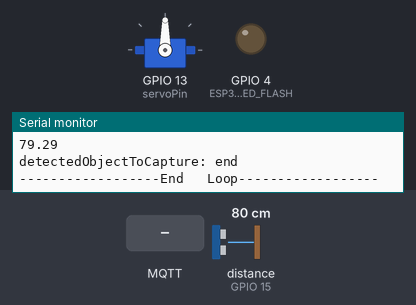
Simulated run of this program. Board: ESP32. Parts: servo, output pins drawn as LEDs (lit = HIGH), the last lines printed to the serial monitor. Wiring (inferred from the names in the program): ultrasonic range finder: trigger GPIO 14; echo GPIO 15. The inputs (shaded band) are chosen by the test bench; at power-on: distance to the obstacle (sensor on GPIO 15) 80 cm. The echo pulse lasts 58.3 µs per cm; WiFi joins after 1.5 s; servers stay silent unless stated; no MQTT or app messages arrive unless stated; the camera gives no picture; pins used as bus, display or sensor lines are not drawn.

Above: at 3.0 s.
3.1 s: distance to the obstacle (sensor on GPIO 15) set to 56 cm
5.0 s: distance to the obstacle (sensor on GPIO 15) set to 47 cm
At 5.91 s:
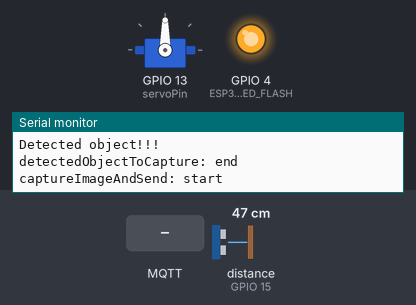
9.4 s: MQTT message "1" arrives on the first subscribed topic
At 12.0 s:
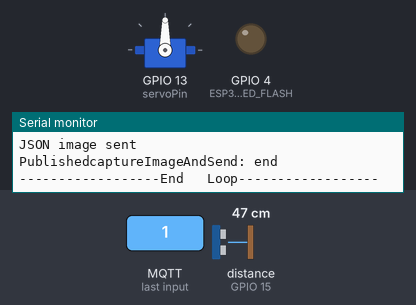
Timing chart, 0 to 13.5 s (numbered marks = the images above; inputs shaded):
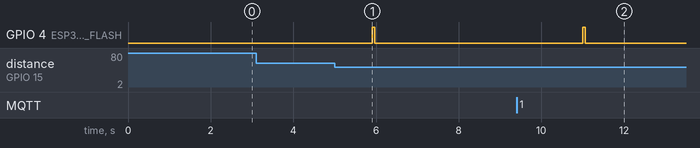

Measured:
- the behaviour switches between 51 and 50 cm on distance to the obstacle (sensor on GPIO 15) (found by bisection; images 0 and 1)
- after the input at 5.0 s, GPIO 4 (ESP32CAM_LED_FLASH): LOW → HIGH after 0.90 s, → LOW 0.06 s later
- after the input at 9.4 s, GPIO 4 (ESP32CAM_LED_FLASH): LOW → HIGH after 1.6 s, → LOW 0.06 s later

The program:

main.cpp
```cpp
#include "Arduino.h"
#include "esp_camera.h"
#include <WiFi.h>
#include <WiFiClientSecure.h>
#include <ArduinoJson.h>
#include <PubSubClient.h>
#include <ESP32Servo.h>
#include <base64.h>

#define CAMERA_MODEL_AI_THINKER

#include "camera_pins.h"
#include "secrets.h"

// Define constant
#define ESP32CAM_LED_FLASH 4
#define AWS_IOT_PUBLISH_TOPIC   "esp32/pub"      // Change data
#define AWS_IOT_SUBSCRIBE_TOPIC "barrier-2"      // Change data
#define SOUND_SPEED 0.034
// #define CM_TO_INCH 0.393701
#define LIMIT_DISTANCE 50

const int trigPin = 14;
const int echoPin = 15;
const int servoPin = 13;
bool inDock = false;
bool isProcessing = false;
int countWaiting = 0;

// Declear methods
void initCamera();
void connectWiFi();
void connectAWS();
void controlServo(boolean);
boolean detectedObjectToCapture(boolean);
void messageHandler(char* topic, byte* payload, unsigned int length);
boolean publishMessage(String buffer);
void initServo();
void controlSystem();
boolean captureImageAndSend();
void autoCloseBarie(int);


WiFiClientSecure net = WiFiClientSecure();
PubSubClient client(net);
Servo servo;

void setup() {
  // Initialize camera
  initCamera();

  initServo();

  // Connect WiFi
  connectWiFi();

  // Connect AWS
  connectAWS();

  Serial.println("System setting successfully!");
}

void loop() {
  // put your main code here, to run repeatedly:
  Serial.println("------------------Start Loop------------------");
  controlSystem();
  client.loop();
  autoCloseBarie(countWaiting);
  Serial.println("------------------End   Loop------------------");
  countWaiting = countWaiting + 1;
  delay(1000);
}

void autoCloseBarie(int time) {
  if (time > 10) {
    controlServo(false);
    countWaiting = 0;
  }
}

boolean captureImageAndSend() {
  Serial.println("captureImageAndSend: start");
  bool status = false;
  digitalWrite(ESP32CAM_LED_FLASH, HIGH);
  camera_fb_t *fb = NULL;
  fb = esp_camera_fb_get();

  if (!fb){
    Serial.println("Camera capture failed");
    delay(2000);
    Serial.println("captureImageAndSend: end");
    return status;
  }
  else {
    Serial.println("Camera Captured");
  }

  digitalWrite(ESP32CAM_LED_FLASH, LOW);

  String buffer = base64::encode((uint8_t *)fb->buf, fb->len);

  unsigned int length();
  Serial.println("Buffer Length: ");
  Serial.print(buffer.length());
  Serial.println("");

  if (buffer.length() > 30000)
  {
    Serial.println("Image size too big");
    buffer = "";
    delay(2000);
    return status;
  }

  Serial.print("Publishing...");
  Serial.print("Publishing...");
  Serial.println("");
  if (publishMessage(buffer)) {
    status = true;
    Serial.print("Published");
  }
  else {
    Serial.println("Error");
  }

  buffer = "";
  esp_camera_fb_return(fb);

  Serial.println("captureImageAndSend: end");
  return status;
}

void controlSystem() {
  // if (inDock == true) {
  //   Serial.println("Dock has been rented!");
  //   return;
  // }

  if (isProcessing == true) {
    Serial.println("In processing...");
    return;
  }

  if (detectedObjectToCapture(true)) {
    if (captureImageAndSend()) {
      isProcessing = true;
    }
    return;
  }
}

void connectWiFi() {
  WiFi.mode(WIFI_STA);
  WiFi.begin(WIFI_SSID, WIFI_PASSWORD);

  Serial.println("Connecting to Wi-Fi");

  while (WiFi.status() != WL_CONNECTED)
  {
    delay(500);
    Serial.println(".");
  }

  Serial.println("Connectted to Wi-Fi");
}

void initServo() {
  servo.attach(servoPin, 500, 2400);

  pinMode(trigPin, OUTPUT); // Sets the trigPin as an Output
  pinMode(echoPin, INPUT); // Sets the echoPin as an Input
}

void messageHandler(char* topic, byte* payload, unsigned int length) {
  Serial.print("Message arrived on topic: ");
  Serial.println(topic);
  Serial.println("Processing message...");

  char jsonBuffer[length + 1];
  memcpy(jsonBuffer, payload, length);
  jsonBuffer[length] = '\0';

  StaticJsonDocument<200> doc;
  DeserializationError error = deserializeJson(doc, jsonBuffer);

  if (error) {
    Serial.print("JSON parse failed: ");
    Serial.println(error.c_str());
    return;
  }

  const char *controlBarie = doc["controlBarie"];
  if (controlBarie) {
    Serial.print("Control barie value: ");
    Serial.println(controlBarie);
    if (strcmp(controlBarie, "open") == 0) {
      controlServo(true);
      // inDock = true;
    } else if (strcmp(controlBarie, "close") == 0) {
      controlServo(false);
    } else {
      Serial.print("Unknown command: ");
      Serial.println(controlBarie);
    }
  } else {
    Serial.println("Key 'control' not found in JSON.");
  }
  isProcessing = false;
}

boolean publishMessage(String buffer) {
  StaticJsonDocument<30100> doc;
  doc["slotId"] = SLOT_ID;
  doc["image"] = buffer;

  String json_payload;
  serializeJson(doc, json_payload);

  if (client.publish(AWS_IOT_PUBLISH_TOPIC, json_payload.c_str())) {
    Serial.println("JSON image sent");
    return true;
  } else {
    Serial.println("Failed to send JSON image");
    return false;
  }
}

void connectAWS() {
  // Configure WiFiClientSecure to use the AWS IoT device credentials
  net.setCACert(AWS_CERT_CA);
  net.setCertificate(AWS_CERT_CRT);
  net.setPrivateKey(AWS_CERT_PRIVATE);

  // Connect to the MQTT broker on the AWS endpoint we defined earlier
  client.setServer(AWS_IOT_ENDPOINT, 8883);

  // Create a message handler
  client.setCallback(messageHandler);

  Serial.println("Connecting to AWS IOT");

  while (!client.connect(THINGNAME))
  {
    Serial.print(".");
    delay(100);
  }

  if (!client.connected())
  {
    Serial.println("AWS IoT Timeout!");
    return;
  }

  client.subscribe(AWS_IOT_SUBSCRIBE_TOPIC);

  Serial.println("AWS IoT Connected!");
}

void initCamera() {
  Serial.begin(115200);

  Serial.setDebugOutput(true);
  Serial.println();
  Serial.println("MYCO CAMERA V1");
  Serial.println();
  void messageHandler(char* topic, byte* payload, unsigned int length);

  // FLASH LED
  pinMode(ESP32CAM_LED_FLASH, OUTPUT);
  digitalWrite(ESP32CAM_LED_FLASH, LOW);

  // buffer.reserve(32000);
  camera_config_t config;
  config.ledc_channel = LEDC_CHANNEL_0;
  config.ledc_timer = LEDC_TIMER_0;
  config.pin_d0 = Y2_GPIO_NUM;
  config.pin_d1 = Y3_GPIO_NUM;
  config.pin_d2 = Y4_GPIO_NUM;
  config.pin_d3 = Y5_GPIO_NUM;
  config.pin_d4 = Y6_GPIO_NUM;
  config.pin_d5 = Y7_GPIO_NUM;
  config.pin_d6 = Y8_GPIO_NUM;
  config.pin_d7 = Y9_GPIO_NUM;
  config.pin_xclk = XCLK_GPIO_NUM;
  config.pin_pclk = PCLK_GPIO_NUM;
  config.pin_vsync = VSYNC_GPIO_NUM;
  config.pin_href = HREF_GPIO_NUM;
  config.pin_sscb_sda = SIOD_GPIO_NUM;
  config.pin_sscb_scl = SIOC_GPIO_NUM;
  config.pin_pwdn = PWDN_GPIO_NUM;
  config.pin_reset = RESET_GPIO_NUM;
  config.xclk_freq_hz = 20000000; // was at 20
  config.pixel_format = PIXFORMAT_JPEG;
  config.frame_size = FRAMESIZE_QVGA; //800 x 600 necessary for Adafruit IO
  config.jpeg_quality = 10;
  config.fb_count = 2;

  // camera init
  esp_err_t err = esp_camera_init(&config);
  if (err != ESP_OK)
  {
    Serial.printf("Camera init failed with error 0x%x", err);
    return;
  }
  else {
    Serial.println("Camera init success");
  }
}

void controlServo(boolean isOpen) {
  if (isOpen) {
    servo.write(0);
    Serial.println("Open door!");
  } else {
    Serial.println("Close door!");
    servo.write(90);
  }
}

boolean detectedObjectToCapture(boolean test) {
  Serial.println("detectedObjectToCapture: start");
  long duration;
  float distanceCm;

  digitalWrite(trigPin, LOW);
  delayMicroseconds(2);
  // Sets the trigPin on HIGH state for 10 micro seconds
  digitalWrite(trigPin, HIGH);
  delayMicroseconds(10);
  digitalWrite(trigPin, LOW);

  duration = pulseIn(echoPin, HIGH);
  Serial.println(duration);

  // Calculate the distance
  distanceCm = duration * SOUND_SPEED/2;
  Serial.println(distanceCm);

  if (distanceCm < LIMIT_DISTANCE) {
    Serial.println("Detected object!!!");
    Serial.println("detectedObjectToCapture: end");
    return true;
  }
  Serial.println("detectedObjectToCapture: end");
  return false;
}
```

secrets.h
```cpp
#include <pgmspace.h>

#define SECRET
#define THINGNAME "ESP32CAM"                    // Change data

const char WIFI_SSID[] = "";            // Change data
const char WIFI_PASSWORD[] = "";        // Change data
const char AWS_IOT_ENDPOINT[] = "a1e4360w212q2k-ats.iot.ap-southeast-1.amazonaws.com";     // Change data
const int SLOT_ID = 2;    // Change data

// Amazon Root CA 1
static const char AWS_CERT_CA[] PROGMEM = R"EOF(

)EOF";

// Device Certificate                                               //change this
static const char AWS_CERT_CRT[] PROGMEM = R"KEY(


)KEY";

// Device Private Key                                               //change this
static const char AWS_CERT_PRIVATE[] PROGMEM = R"KEY(

)KEY";
```

camera_pins.h
```cpp
#if defined(CAMERA_MODEL_AI_THINKER)
#define PWDN_GPIO_NUM     32
#define RESET_GPIO_NUM    -1
#define XCLK_GPIO_NUM      0
#define SIOD_GPIO_NUM     26
#define SIOC_GPIO_NUM     27

#define Y9_GPIO_NUM       35
#define Y8_GPIO_NUM       34
#define Y7_GPIO_NUM       39
#define Y6_GPIO_NUM       36
#define Y5_GPIO_NUM       21
#define Y4_GPIO_NUM       19
#define Y3_GPIO_NUM       18
#define Y2_GPIO_NUM        5
#define VSYNC_GPIO_NUM    25
#define HREF_GPIO_NUM     23
#define PCLK_GPIO_NUM     22

#endif
```
